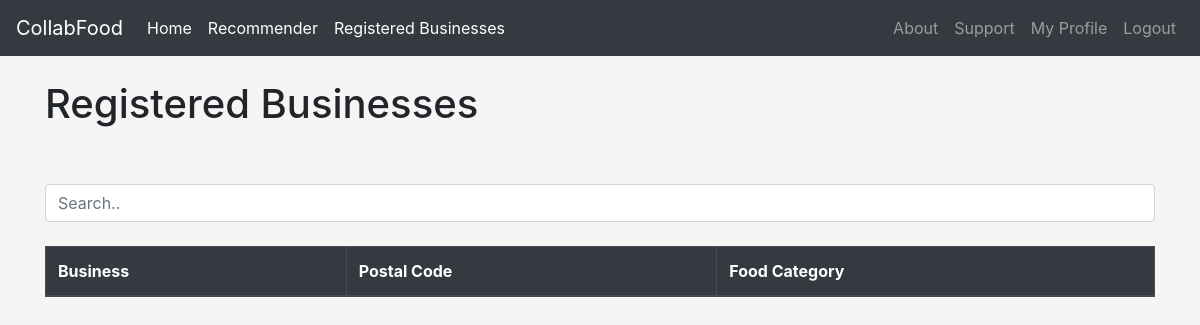
The page /registeredbusinesses (signed in) on the database as committed earlier.
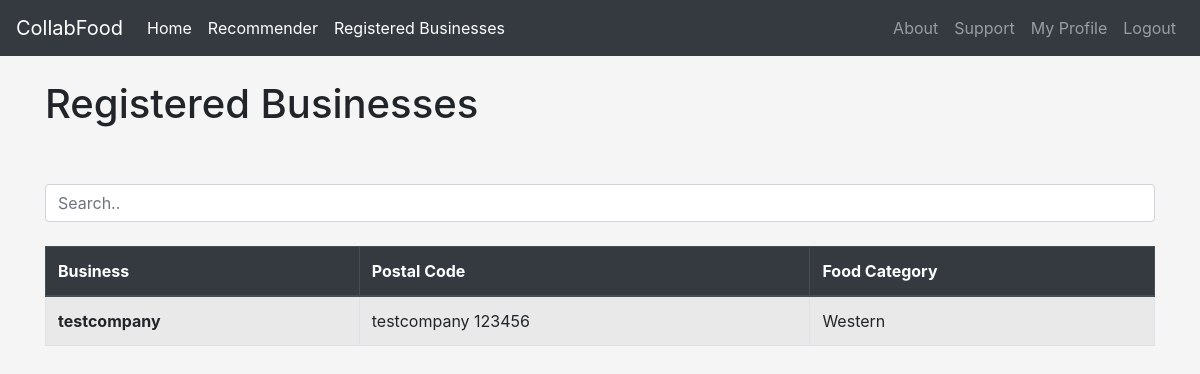
The same page on the database as committed later.
### Homepage/models.py (models this page shows, shortened)
class BusinessProfile(models.Model):
	user = models.ForeignKey(User, on_delete=models.CASCADE)
	companyName = models.CharField(max_length=50)
	uen = models.CharField(max_length=10)
	phone = models.CharField(max_length=8)
	address = models.CharField(max_length=100)
	postalCode = models.CharField(max_length=6)
	foodCategory = models.ForeignKey(FoodCategory, on_delete=models.CASCADE, related_name='business_food_category')

class FoodCategory(models.Model):
	categoryName = models.CharField(max_length=30)
	adminID = models.IntegerField()

### Homepage/views.py (the view)
# urls.py: path('registeredbusinesses',views.registered_businesses ,name='registeredBusinesses'),
def registered_businesses(request):
	businesses = BusinessProfile.objects.all()
	user_type = UserType.objects.get(user=request.user)
	context = {'user_type': user_type, 'businesses':businesses}
	return render(request, 'registeredbusinesses.html', context)

### Homepage/templates/registeredbusinesses.html (shortened to what this page needs)
{% extends 'base.html' %}
{% block content %}
<h1>Registered Businesses</h1>
<br>
<br>
<input class="form-control" id="searchCategory" type="text" placeholder="Search..">
<br>
<table class="table table-striped table-bordered table-hover">
  <thead class="thead-dark">
    <tr>
      <th scope="col">Business</th>
      <th scope="col">Postal Code</th>
      <th scope="col">Food Category</th>
    </tr>
  </thead>
  <tbody id="Category">
  	{% if businesses %}
  		{% for item in businesses%}
  			<tr>
  			<th scope="row">{{ item.companyName }}</th>
  			<td>{{item.address}} {{item.postalCode}}</td>
  			<td>{{item.foodCategory.categoryName}}</td>
  			</tr>
  		{% endfor %}
  	{% endif %}
  </tbody>
</table>
{% endblock %}

### Homepage/templates/base.html (shortened to what this page needs)
<!doctype html>
<html lang="en">
  <head>
    <link rel="stylesheet" href="https://cdn.jsdelivr.net/npm/bootstrap@4.6.2/dist/css/bootstrap.min.css">
  </head>
  <body style="background-color: #f5f5f5;">
  	<nav class="navbar sticky-top navbar-expand-lg navbar-dark bg-dark">
	  <a class="navbar-brand" href="{% url 'landing' %}">CollabFood</a>
	  <div class="collapse navbar-collapse" id="navbarSupportedContent">
	    <ul class="navbar-nav mr-auto">
	      {% if user.is_authenticated %}
					{% if user_type.userType == 'admin' %}
		      <li class="nav-item active">
					  <a class="nav-link" href="{% url 'adminhome' %}">Home <span class="sr-only">(current)</span></a>
					</li>
					<li class="nav-item active">
					    <a class="nav-link" href="{% url 'foodcategory' %}">Food Category <span class="sr-only">(current)</span></a>
				  </li>
				  <li class="nav-item active">
					  <a class="nav-link" href="{% url 'recommenderpage' %}">Recommender <span class="sr-only">(current)</span></a>
					</li>
					{% elif user_type.userType == 'user' %}
		      <li class="nav-item active">
					  <a class="nav-link" href="{% url 'userhome' %}">Home <span class="sr-only">(current)</span></a>
					</li>
					<li class="nav-item active">
					  <a class="nav-link" href="{% url 'recommenderpage' %}">Recommender <span class="sr-only">(current)</span></a>
					</li>
					{% elif user_type.userType == 'business'%}
		      <li class="nav-item active">
					  <a class="nav-link" href="{% url 'landing' %}">Home <span class="sr-only">(current)</span></a>
					</li>
					{% endif %}
					<li class="nav-item active">
					    <a class="nav-link" href="{% url 'registeredBusinesses' %}">Registered Businesses <span class="sr-only">(current)</span></a>
				  </li>
	      {% endif %}
	    </ul>
	    <ul class="navbar-nav ml-auto">
	    	<li class="nav-item">
	        <a class="nav-link" href="{% url 'about' %}">About <span class="sr-only">(current)</span></a>
	      </li>
	    	<li class="nav-item">
        	<a class="nav-link" href="{% url 'customersupport' %}">Support <span class="sr-only">(current)</span></a>
	      </li>
	    	{% if user.is_authenticated %}
	    		<li class="nav-item">
					  <a class="nav-link" href="{% url 'profile' %}">My Profile <span class="sr-only">(current)</span></a>
					</li>
		      <li class="nav-item">
	        	<a class="nav-link" href="{% url 'logout' %}">Logout <span class="sr-only">(current)</span></a>
		      </li>
	    	{% endif %}
	    </ul>
	  </div>
	</nav>
	<div class="container">
		<br>
		{% block content %}
		{% endblock %}
	</div>
  </body>
</html>

Rows that differ between the two databases and show on the page:
added BusinessProfile: companyName "testcompany", address "testcompany", postalCode "123456", foodCategory.categoryName "Western"
